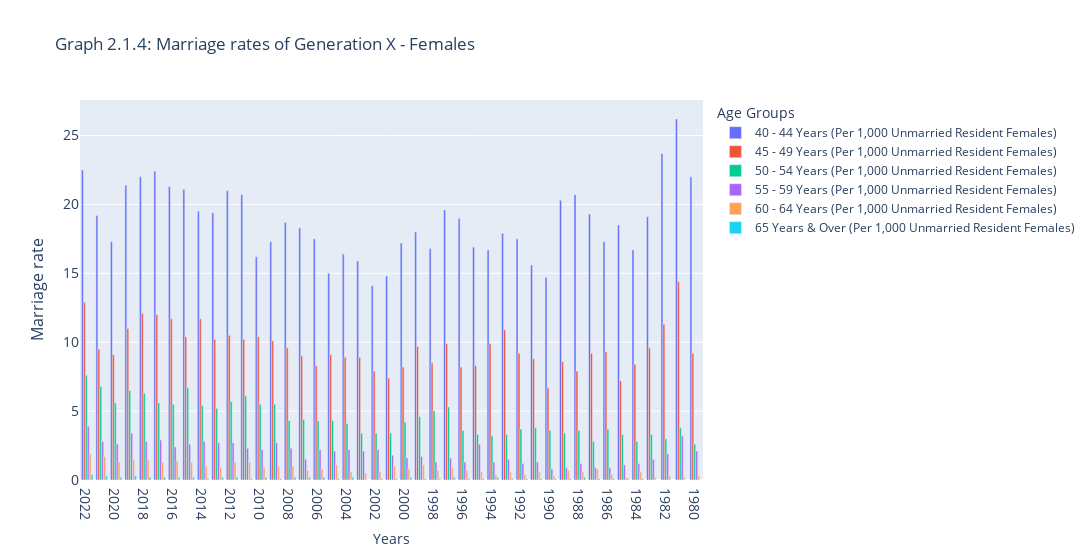

This figure's notebook cell:
### Code cell
import plotly.express as px
import plotly.graph_objs as go

# Marriage rates of Generation X -Females
genx_mar_females_r['Years'] = genx_mar_females_r['Years'].astype(str)

# Recreate the bar chart
g2 = px.bar(genx_mar_females_r.melt(id_vars=['Years'], var_name='Age Group', value_name='Marriage Rate'), 
            x='Years', 
            y='Marriage Rate', 
            color='Age Group',
            title='Graph 2.1.4: Marriage rates of Generation X - Females',
            labels={"Marriage Rate": "Marriage Rate", "Age Group": "Age Groups"},
            barmode='group')
g2.update_layout(
title='Graph 2.1.4: Marriage rates of Generation X - Females', hovermode='x',barmode='group', width = 4000, 
xaxis_tickfont_size=14,
yaxis= dict(title='Marriage rate',titlefont_size=16,tickfont_size=14))

pio.show(g2)

### Figure 1 — Plotly figure (JSON) as saved in the notebook; plotly's stock layout.template omitted (floating-point values rounded to 4 significant figures)
{"data": [{"alignmentgroup": "True", "hovertemplate": "Age Groups=40 - 44 Years (Per 1,000 Unmarried Resident Females)<br>Years=%{x}<br>Marriage Rate=%{y}<extra></extra>", "legendgroup": "40 - 44 Years (Per 1,000 Unmarried Resident Females)", "marker": {"color": "#636efa", "pattern": {"shape": ""}}, "name": "40 - 44 Years (Per 1,000 Unmarried Resident Females)", "offsetgroup": "40 - 44 Years (Per 1,000 Unmarried Resident Females)", "orientation": "v", "showlegend": true, "textposition": "auto", "type": "bar", "x": ["2022", "2021", "2020", "2019", "2018", "2017", "2016", "2015", "2014", "2013", "2012", "2011", "2010", "2009", "2008", "2007", "2006", "2005", "2004", "2003", "2002", "2001", "2000", "1999", "1998", "1997", "1996", "1995", "1994", "1993", "1992", "1991", "1990", "1989", "1988", "1987", "1986", "1985", "1984", "1983", "1982", "1981", "1980"], "xaxis": "x", "y": [22.5, 19.2, 17.3, 21.4, 22, 22.4, 21.3, 21.1, 19.5, 19.4, 21, 20.7, 16.2, 17.3, 18.7, 18.3, 17.5, 15, 16.4, 15.9, 14.1, 14.8, 17.2, 18, 16.8, 19.6, 19, 16.9, 16.7, 17.9, 17.5, 15.6, 14.7, 20.3, 20.7, 19.3, 17.3, 18.5, 16.7, 19.1, 23.7, 26.2, 22], "yaxis": "y"}, {"alignmentgroup": "True", "hovertemplate": "Age Groups=45 - 49 Years (Per 1,000 Unmarried Resident Females)<br>Years=%{x}<br>Marriage Rate=%{y}<extra></extra>", "legendgroup": "45 - 49 Years (Per 1,000 Unmarried Resident Females)", "marker": {"color": "#EF553B", "pattern": {"shape": ""}}, "name": "45 - 49 Years (Per 1,000 Unmarried Resident Females)", "offsetgroup": "45 - 49 Years (Per 1,000 Unmarried Resident Females)", "orientation": "v", "showlegend": true, "textposition": "auto", "type": "bar", "x": ["2022", "2021", "2020", "2019", "2018", "2017", "2016", "2015", "2014", "2013", "2012", "2011", "2010", "2009", "2008", "2007", "2006", "2005", "2004", "2003", "2002", "2001", "2000", "1999", "1998", "1997", "1996", "1995", "1994", "1993", "1992", "1991", "1990", "1989", "1988", "1987", "1986", "1985", "1984", "1983", "1982", "1981", "1980"], "xaxis": "x", "y": [12.9, 9.5, 9.1, 11, 12.1, 12, 11.7, 10.4, 11.7, 10.2, 10.5, 10.2, 10.4, 10.1, 9.6, 9, 8.3, 9.1, 8.9, 8.9, 7.9, 7.4, 8.2, 9.7, 8.5, 9.9, 8.2, 8.3, 9.9, 10.9, 9.2, 8.8, 6.7, 8.6, 7.9, 9.2, 9.3, 7.2, 8.4, 9.6, 11.3, 14.4, 9.2], "yaxis": "y"}, {"alignmentgroup": "True", "hovertemplate": "Age Groups=50 - 54 Years (Per 1,000 Unmarried Resident Females)<br>Years=%{x}<br>Marriage Rate=%{y}<extra></extra>", "legendgroup": "50 - 54 Years (Per 1,000 Unmarried Resident Females)", "marker": {"color": "#00cc96", "pattern": {"shape": ""}}, "name": "50 - 54 Years (Per 1,000 Unmarried Resident Females)", "offsetgroup": "50 - 54 Years (Per 1,000 Unmarried Resident Females)", "orientation": "v", "showlegend": true, "textposition": "auto", "type": "bar", "x": ["2022", "2021", "2020", "2019", "2018", "2017", "2016", "2015", "2014", "2013", "2012", "2011", "2010", "2009", "2008", "2007", "2006", "2005", "2004", "2003", "2002", "2001", "2000", "1999", "1998", "1997", "1996", "1995", "1994", "1993", "1992", "1991", "1990", "1989", "1988", "1987", "1986", "1985", "1984", "1983", "1982", "1981", "1980"], "xaxis": "x", "y": [7.6, 6.8, 5.6, 6.5, 6.3, 5.6, 5.5, 6.7, 5.4, 5.2, 5.7, 6.1, 5.5, 5.5, 4.3, 4.4, 4.3, 4.3, 4.1, 3.4, 3.4, 3.4, 4.2, 4.6, 5, 5.3, 3.6, 3.3, 3.2, 3.3, 3.7, 3.8, 3.6, 3.4, 3.6, 2.8, 3.7, 3.3, 2.8, 3.3, 3, 3.8, 2.6], "yaxis": "y"}, {"alignmentgroup": "True", "hovertemplate": "Age Groups=55 - 59 Years (Per 1,000 Unmarried Resident Females)<br>Years=%{x}<br>Marriage Rate=%{y}<extra></extra>", "legendgroup": "55 - 59 Years (Per 1,000 Unmarried Resident Females)", "marker": {"color": "#ab63fa", "pattern": {"shape": ""}}, "name": "55 - 59 Years (Per 1,000 Unmarried Resident Females)", "offsetgroup": "55 - 59 Years (Per 1,000 Unmarried Resident Females)", "orientation": "v", "showlegend": true, "textposition": "auto", "type": "bar", "x": ["2022", "2021", "2020", "2019", "2018", "2017", "2016", "2015", "2014", "2013", "2012", "2011", "2010", "2009", "2008", "2007", "2006", "2005", "2004", "2003", "2002", "2001", "2000", "1999", "1998", "1997", "1996", "1995", "1994", "1993", "1992", "1991", "1990", "1989", "1988", "1987", "1986", "1985", "1984", "1983", "1982", "1981", "1980"], "xaxis": "x", "y": [3.9, 2.8, 2.6, 3.4, 2.8, 2.9, 2.4, 2.6, 2.8, 2.7, 2.7, 2.3, 2.2, 2.7, 2.3, 1.5, 2.2, 2.1, 2.2, 2.1, 2.2, 1.8, 1.6, 1.7, 1.3, 1.6, 1.3, 2.6, 1.3, 1.5, 1.2, 1.3, 0.8, 0.9, 1.2, 0.9, 0.9, 1.1, 1.2, 1.5, 1.9, 3.2, 2.1], "yaxis": "y"}, {"alignmentgroup": "True", "hovertemplate": "Age Groups=60 - 64 Years (Per 1,000 Unmarried Resident Females)<br>Years=%{x}<br>Marriage Rate=%{y}<extra></extra>", "legendgroup": "60 - 64 Years (Per 1,000 Unmarried Resident Females)", "marker": {"color": "#FFA15A", "pattern": {"shape": ""}}, "name": "60 - 64 Years (Per 1,000 Unmarried Resident Females)", "offsetgroup": "60 - 64 Years (Per 1,000 Unmarried Resident Females)", "orientation": "v", "showlegend": true, "textposition": "auto", "type": "bar", "x": ["2022", "2021", "2020", "2019", "2018", "2017", "2016", "2015", "2014", "2013", "2012", "2011", "2010", "2009", "2008", "2007", "2006", "2005", "2004", "2003", "2002", "2001", "2000", "1999", "1998", "1997", "1996", "1995", "1994", "1993", "1992", "1991", "1990", "1989", "1988", "1987", "1986", "1985", "1984", "1983", "1982", "1981", "1980"], "xaxis": "x", "y": [1.9, 1.7, 1.3, 1.5, 1.5, 1.3, 1.4, 1.3, 1, 0.9, 1.3, 1.3, 0.9, 1, 1, 0.7, 0.8, 1.1, 0.6, 0.5, 0.6, 1, 0.8, 1.1, 0.7, 0.9, 0.7, 0.6, 0.4, 0.6, 0.4, 0.6, 0.3, 0.7, 0.6, 0.8, 0.4, 0.2, 0.6, 0.2, 0.3, 0.2, 0.3], "yaxis": "y"}, {"alignmentgroup": "True", "hovertemplate": "Age Groups=65 Years & Over (Per 1,000 Unmarried Resident Females)<br>Years=%{x}<br>Marriage Rate=%{y}<extra></extra>", "legendgroup": "65 Years & Over (Per 1,000 Unmarried Resident Females)", "marker": {"color": "#19d3f3", "pattern": {"shape": ""}}, "name": "65 Years & Over (Per 1,000 Unmarried Resident Females)", "offsetgroup": "65 Years & Over (Per 1,000 Unmarried Resident Females)", "orientation": "v", "showlegend": true, "textposition": "auto", "type": "bar", "x": ["2022", "2021", "2020", "2019", "2018", "2017", "2016", "2015", "2014", "2013", "2012", "2011", "2010", "2009", "2008", "2007", "2006", "2005", "2004", "2003", "2002", "2001", "2000", "1999", "1998", "1997", "1996", "1995", "1994", "1993", "1992", "1991", "1990", "1989", "1988", "1987", "1986", "1985", "1984", "1983", "1982", "1981", "1980"], "xaxis": "x", "y": ["0.4", "0.3", "0.2", "0.3", "0.2", "0.2", "0.2", "0.2", "0.1", "0.2", "0.2", "0.1", "0.2", "0.1", "0.2", "0.2", "0.2", "0.1", "0.2", "0", "0.1", "0.1", "0.2", "0.1", "0.1", "0.2", "0.1", "0.1", "0.2", "0.1", "0.1", "0.1", "0.1", "0.1", "0.2", "0.1", "0.1", "0.1", "0.1", "na", "na", "na", "na"], "yaxis": "y"}], "layout": {"barmode": "group", "hovermode": "x", "legend": {"title": {"text": "Age Groups"}, "tracegroupgap": 0}, "title": {"text": "Graph 2.1.4: Marriage rates of Generation X - Females"}, "width": 4000, "xaxis": {"anchor": "y", "domain": [0, 1], "tickfont": {"size": 14}, "title": {"text": "Years"}}, "yaxis": {"anchor": "x", "domain": [0, 1], "tickfont": {"size": 14}, "title": {"font": {"size": 16}, "text": "Marriage rate"}}}}
